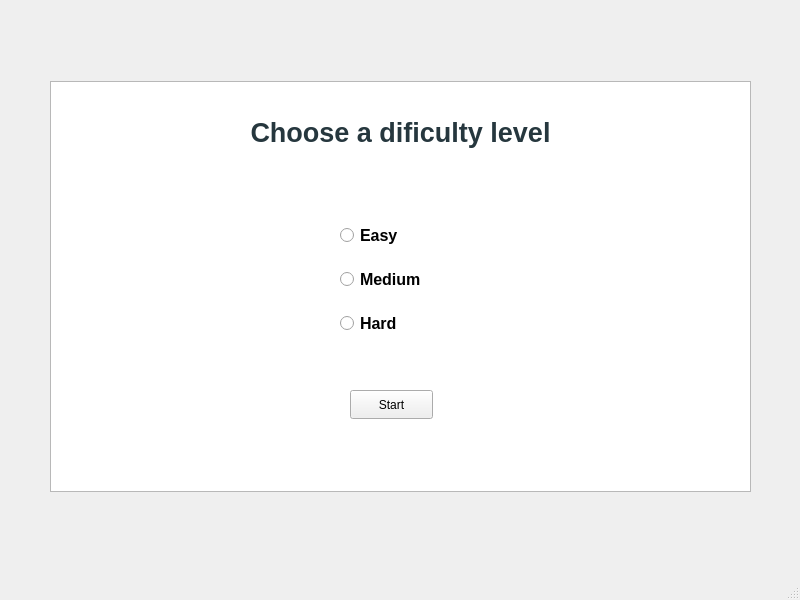
<?xml version="1.0" encoding="UTF-8"?>
<ui version="4.0">
 <class>InterviewOptions</class>
 <widget class="QMainWindow" name="InterviewOptions">
  <property name="geometry">
   <rect>
    <x>0</x>
    <y>0</y>
    <width>800</width>
    <height>600</height>
   </rect>
  </property>
  <property name="windowTitle">
   <string>MainWindow</string>
  </property>
  <widget class="QWidget" name="centralwidget">
   <widget class="QTextBrowser" name="textBrowser">
    <property name="geometry">
     <rect>
      <x>50</x>
      <y>81</y>
      <width>701</width>
      <height>411</height>
     </rect>
    </property>
    <property name="html">
     <string>&lt;!DOCTYPE HTML PUBLIC &quot;-//W3C//DTD HTML 4.0//EN&quot; &quot;http://www.w3.org/TR/REC-html40/strict.dtd&quot;&gt;
&lt;html&gt;&lt;head&gt;&lt;meta name=&quot;qrichtext&quot; content=&quot;1&quot; /&gt;&lt;meta charset=&quot;utf-8&quot; /&gt;&lt;style type=&quot;text/css&quot;&gt;
p, li { white-space: pre-wrap; }
&lt;/style&gt;&lt;/head&gt;&lt;body style=&quot; font-family:'Segoe UI'; font-size:9pt; font-weight:400; font-style:normal;&quot;&gt;
&lt;p align=&quot;center&quot; style=&quot; margin-top:0px; margin-bottom:0px; margin-left:0px; margin-right:0px; -qt-block-indent:0; text-indent:0px;&quot;&gt;&lt;span style=&quot; font-size:20pt; font-weight:700; color:#26393e;&quot;&gt;&lt;br /&gt;&lt;/span&gt;&lt;span style=&quot; font-size:20pt; font-weight:700; color:#26373e;&quot;&gt;Choose a dificulty level&lt;/span&gt;&lt;/p&gt;
&lt;p align=&quot;center&quot; style=&quot;-qt-paragraph-type:empty; margin-top:0px; margin-bottom:0px; margin-left:0px; margin-right:0px; -qt-block-indent:0; text-indent:0px; font-size:20pt; font-weight:700; color:#26373e;&quot;&gt;&lt;br /&gt;&lt;/p&gt;
&lt;p align=&quot;center&quot; style=&quot;-qt-paragraph-type:empty; margin-top:0px; margin-bottom:0px; margin-left:0px; margin-right:0px; -qt-block-indent:0; text-indent:0px; font-size:20pt; font-weight:700; color:#26393e;&quot;&gt;&lt;br /&gt;&lt;/p&gt;
&lt;p align=&quot;center&quot; style=&quot;-qt-paragraph-type:empty; margin-top:0px; margin-bottom:0px; margin-left:0px; margin-right:0px; -qt-block-indent:0; text-indent:0px; font-size:20pt; font-weight:700; color:#26393e;&quot;&gt;&lt;br /&gt;&lt;/p&gt;
&lt;p align=&quot;center&quot; style=&quot;-qt-paragraph-type:empty; margin-top:0px; margin-bottom:0px; margin-left:0px; margin-right:0px; -qt-block-indent:0; text-indent:0px; font-size:20pt; font-weight:700; color:#26393e;&quot;&gt;&lt;br /&gt;&lt;/p&gt;
&lt;p align=&quot;center&quot; style=&quot;-qt-paragraph-type:empty; margin-top:0px; margin-bottom:0px; margin-left:0px; margin-right:0px; -qt-block-indent:0; text-indent:0px; font-size:20pt; font-weight:700; color:#26393e;&quot;&gt;&lt;br /&gt;&lt;/p&gt;
&lt;p align=&quot;center&quot; style=&quot;-qt-paragraph-type:empty; margin-top:0px; margin-bottom:0px; margin-left:0px; margin-right:0px; -qt-block-indent:0; text-indent:0px; font-size:20pt; font-weight:700; color:#26393e;&quot;&gt;&lt;br /&gt;&lt;/p&gt;
&lt;p align=&quot;center&quot; style=&quot;-qt-paragraph-type:empty; margin-top:0px; margin-bottom:0px; margin-left:0px; margin-right:0px; -qt-block-indent:0; text-indent:0px; font-size:20pt; font-weight:700; color:#26393e;&quot;&gt;&lt;br /&gt;&lt;/p&gt;
&lt;p align=&quot;center&quot; style=&quot;-qt-paragraph-type:empty; margin-top:0px; margin-bottom:0px; margin-left:0px; margin-right:0px; -qt-block-indent:0; text-indent:0px; font-size:20pt; font-weight:700; color:#26393e;&quot;&gt;&lt;br /&gt;&lt;/p&gt;
&lt;p align=&quot;center&quot; style=&quot; margin-top:0px; margin-bottom:0px; margin-left:0px; margin-right:0px; -qt-block-indent:0; text-indent:0px;&quot;&gt;&lt;span style=&quot; font-size:20pt; font-weight:700; color:#26393e;&quot;&gt;&lt;br /&gt;&lt;/span&gt;&lt;/p&gt;&lt;/body&gt;&lt;/html&gt;</string>
    </property>
   </widget>
   <widget class="QWidget" name="verticalLayoutWidget">
    <property name="geometry">
     <rect>
      <x>340</x>
      <y>210</y>
      <width>160</width>
      <height>141</height>
     </rect>
    </property>
    <layout class="QVBoxLayout" name="verticalLayout">
     <item>
      <widget class="QRadioButton" name="radioButtonEasy">
       <property name="font">
        <font>
         <pointsize>12</pointsize>
         <bold>true</bold>
        </font>
       </property>
       <property name="text">
        <string>Easy</string>
       </property>
      </widget>
     </item>
     <item>
      <widget class="QRadioButton" name="radioButtonMedium">
       <property name="font">
        <font>
         <pointsize>12</pointsize>
         <bold>true</bold>
        </font>
       </property>
       <property name="text">
        <string>Medium</string>
       </property>
      </widget>
     </item>
     <item>
      <widget class="QRadioButton" name="radioButtonHard">
       <property name="font">
        <font>
         <pointsize>12</pointsize>
         <bold>true</bold>
        </font>
       </property>
       <property name="text">
        <string>Hard</string>
       </property>
      </widget>
     </item>
    </layout>
   </widget>
   <widget class="QPushButton" name="pushButtonStart">
    <property name="geometry">
     <rect>
      <x>350</x>
      <y>390</y>
      <width>83</width>
      <height>29</height>
     </rect>
    </property>
    <property name="text">
     <string>Start</string>
    </property>
   </widget>
  </widget>
  <widget class="QMenuBar" name="menubar">
   <property name="geometry">
    <rect>
     <x>0</x>
     <y>0</y>
     <width>800</width>
     <height>25</height>
    </rect>
   </property>
  </widget>
  <widget class="QStatusBar" name="statusbar"/>
 </widget>
 <resources/>
 <connections/>
</ui>
